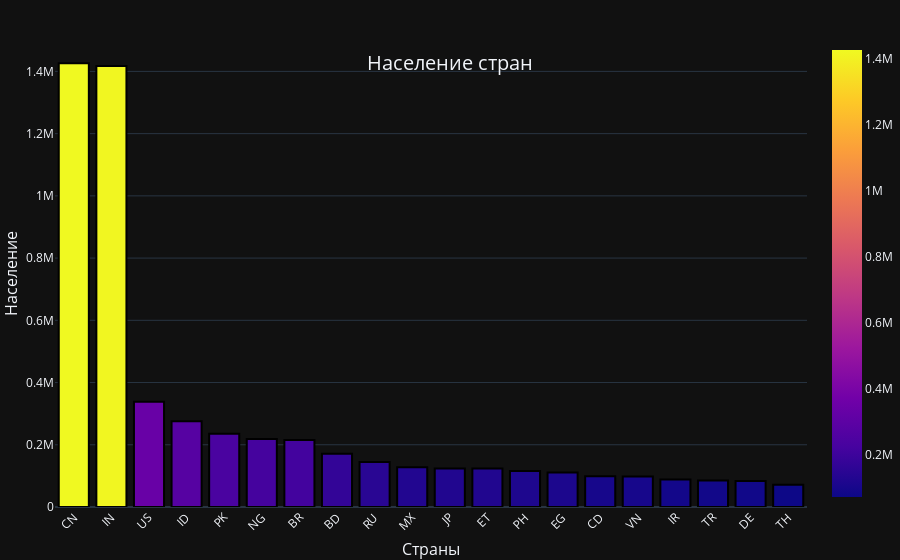

Notebook code cell kept with this figure:
### Code cell
fig = go.Figure()
fig.add_trace(go.Bar(x=data["CCA3"], y=data["2022"], textfont=dict(size=14),
                     marker=dict(color=data['2022'],coloraxis='coloraxis')))

fig.update_traces(marker_line_color='rgb(0,0,0)',
                  marker_line_width=2)

fig.update_layout(
    title={
        'text': "Население стран",
        'y':0.9,
        'x':0.5,
        'xanchor': 'center',
        'yanchor': 'top',
        'font_size': 20
    },
    margin=dict(
        l=0,
        r=0,
        b=20,
        t=40,
    ),
)

fig.update_xaxes(title_text="Страны", titlefont_size=16, tickangle=315)
fig.update_yaxes(title_text="Население", titlefont_size=16)
fig.show()

### Figure 1 — Plotly figure (JSON) as saved in the notebook; plotly's stock layout.template omitted (floating-point values rounded to 4 significant figures)
{"data": [{"marker": {"color": [1425887, 1417173, 338290, 275501, 235825, 218541, 215313, 171186, 144713, 127504, 123952, 123380, 115559, 110990, 99010, 98187, 88551, 85341, 83370, 71697], "coloraxis": "coloraxis", "line": {"color": "rgb(0,0,0)", "width": 2}}, "textfont": {"size": 14}, "x": ["CN", "IN", "US", "ID", "PK", "NG", "BR", "BD", "RU", "MX", "JP", "ET", "PH", "EG", "CD", "VN", "IR", "TR", "DE", "TH"], "y": [1425887, 1417173, 338290, 275501, 235825, 218541, 215313, 171186, 144713, 127504, 123952, 123380, 115559, 110990, 99010, 98187, 88551, 85341, 83370, 71697], "type": "bar"}], "layout": {"title": {"font": {"size": 20}, "text": "Население стран", "y": 0.9, "x": 0.5, "xanchor": "center", "yanchor": "top"}, "margin": {"l": 0, "r": 0, "b": 20, "t": 40}, "xaxis": {"title": {"font": {"size": 16}, "text": "Страны"}, "tickangle": -45}, "yaxis": {"title": {"font": {"size": 16}, "text": "Население"}}}}
